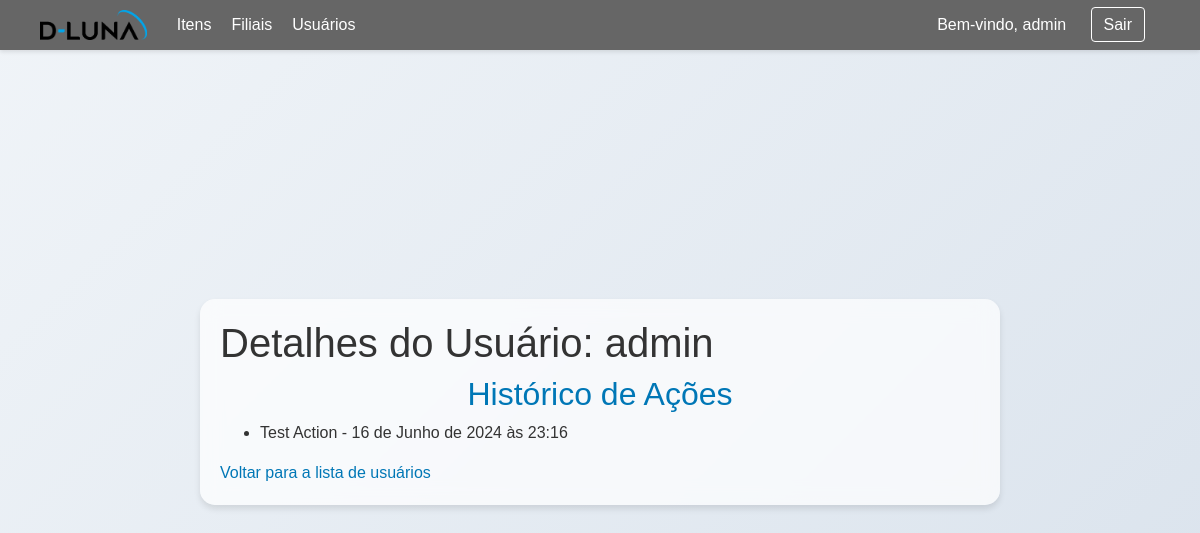
The page /users/1/ on the database its author committed.
### estoque/models.py (models this page shows, shortened)
class UserActionLog(models.Model):
  user = models.ForeignKey(User, on_delete=models.CASCADE)
  action_date = models.DateTimeField(auto_now_add=True)
  action_type = models.CharField(max_length=100)

### estoque/views.py (the view)
# urls.py: path('users/<int:pk>/', UserDetailView.as_view(), name='user-detail'),
class UserDetailView(DetailView):
    model = User
    template_name = 'user_detail.html'
    context_object_name = 'user'
    def get_context_data(self, **kwargs):
        context = super().get_context_data(**kwargs)
        context['user_actions'] = UserActionLog.objects.filter(user=self.object).order_by('-action_date')
        return context

### estoque/templates/user_detail.html
{% extends 'base.html' %}
{% block content %}
<h1>Detalhes do Usuário: {{ user.username }}</h1>
<h2>Histórico de Ações</h2>
<ul>
  {% for action in user_actions %}
  <li>{{ action.action_type }} - {{ action.action_date }}</li>
  {% empty %}
  <li>Nenhuma ação registrada.</li>
  {% endfor %}
</ul>
<a href="{% url 'user-list' %}">Voltar para a lista de usuários</a>
{% endblock %}

### estoque/templates/base.html (shortened to what this page needs)
{% load static %}
<!DOCTYPE html>
<html lang="en">
<head>
  <link href="https://stackpath.bootstrapcdn.com/bootstrap/4.5.2/css/bootstrap.min.css" rel="stylesheet">
  <link href="https://cdnjs.cloudflare.com/ajax/libs/font-awesome/5.15.3/css/all.min.css" rel="stylesheet">
  </head>
  <body>
    <div class="navbar">
      <div class="navbar-left">
        <a href="{% url 'dashboard' %}">
          <img src="{% static 'midia/Logo_DeLuna.png' %}" alt="D-Luna" class="logo-img">
        </a>
        <a href="{% url 'item-list' %}" style="color: #fff; text-decoration: none;">Itens</a>
        <a href="{% url 'local-create' %}" style="color: #fff; text-decoration: none;">Filiais</a>
        <a href="{% url 'user-list' %}" style="color: #fff; text-decoration: none;">Usuários</a>
      </div>
      <div class="navbar-right">
        <span>Bem-vindo, {{ user.username }}</span>
        <a href="{% url 'logout' %}">Sair</a>
      </div>
    </div>
  <div class="container mt-4">
    {% block content %}{% endblock %}
  </div>
</body>
</html>

### estoque/templates/base.html (style rules this page uses)
body { font-family: 'Roboto', sans-serif; background-color: #f0f0f0; margin: 0; padding: 0; }
.navbar { background-color: #666666; overflow: hidden; position: fixed; top: 0; width: 100%; z-index: 1000; box-shadow: 0 2px 4px rgba(0, 0, 0, 0.1); display: flex; justify-content: space-between; align-items: center; padding: 10px 20px; }
.navbar-left { display: flex; align-items: center; }
.navbar-left a { color: #fff; text-decoration: none; margin-left: 20px; }
.navbar-right { padding: 0 35px; font-size: 16px; color: #fff; }
.navbar-right a { color: #fff; text-decoration: none; margin-left: 20px; padding: 8px 12px; border: 1px solid #fff; border-radius: 4px; }
.container { max-width: 800px; margin: 100px auto 20px; background-color: #fff; padding: 20px; border-radius: 8px; box-shadow: 0 0 10px rgba(0, 0, 0, 0.1); }
.navbar .logo-img { max-height: 30px; margin-right: 10px; }
body { font-family: Arial, sans-serif; background: linear-gradient(135deg, #f0f4f8, #d9e2ec); color: #333; display: flex; justify-content: center; align-items: center; height: 100vh; margin: 0; }
.container { background: rgba(255, 255, 255, 0.7); backdrop-filter: blur(10px); border-radius: 15px; box-shadow: 0 4px 6px rgba(0, 0, 0, 0.1); padding: 20px; max-width: 800px; width: 100%; }
h2 { color: #0077b6; text-align: center; }
a { text-decoration: none; color: #0077b6; }

### rows shown on the page
UserActionLog: action_type "Test Action", action_date "16 de Junho de 2024 às 23:16"

### other values the page prints
{{ user.username }} "admin"
